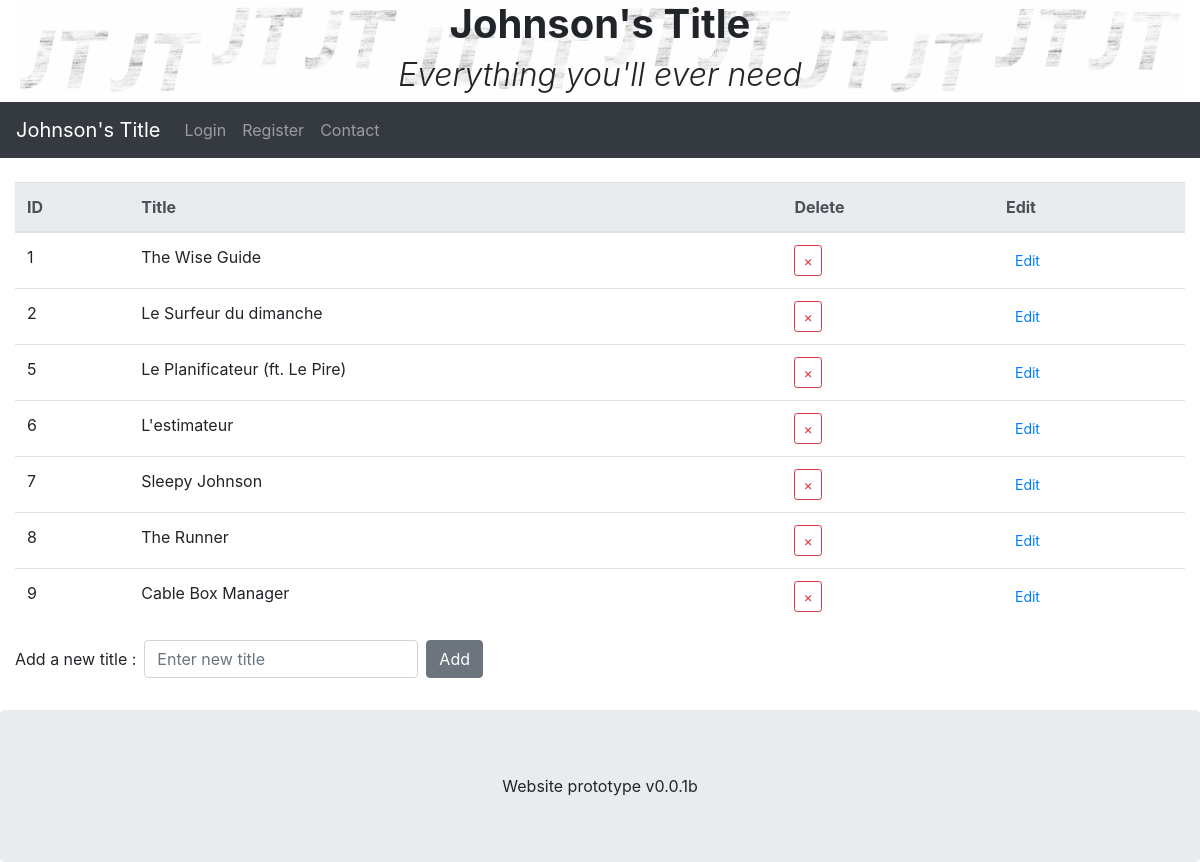
/index.php?action=title, run on an earlier commit of the app's database.
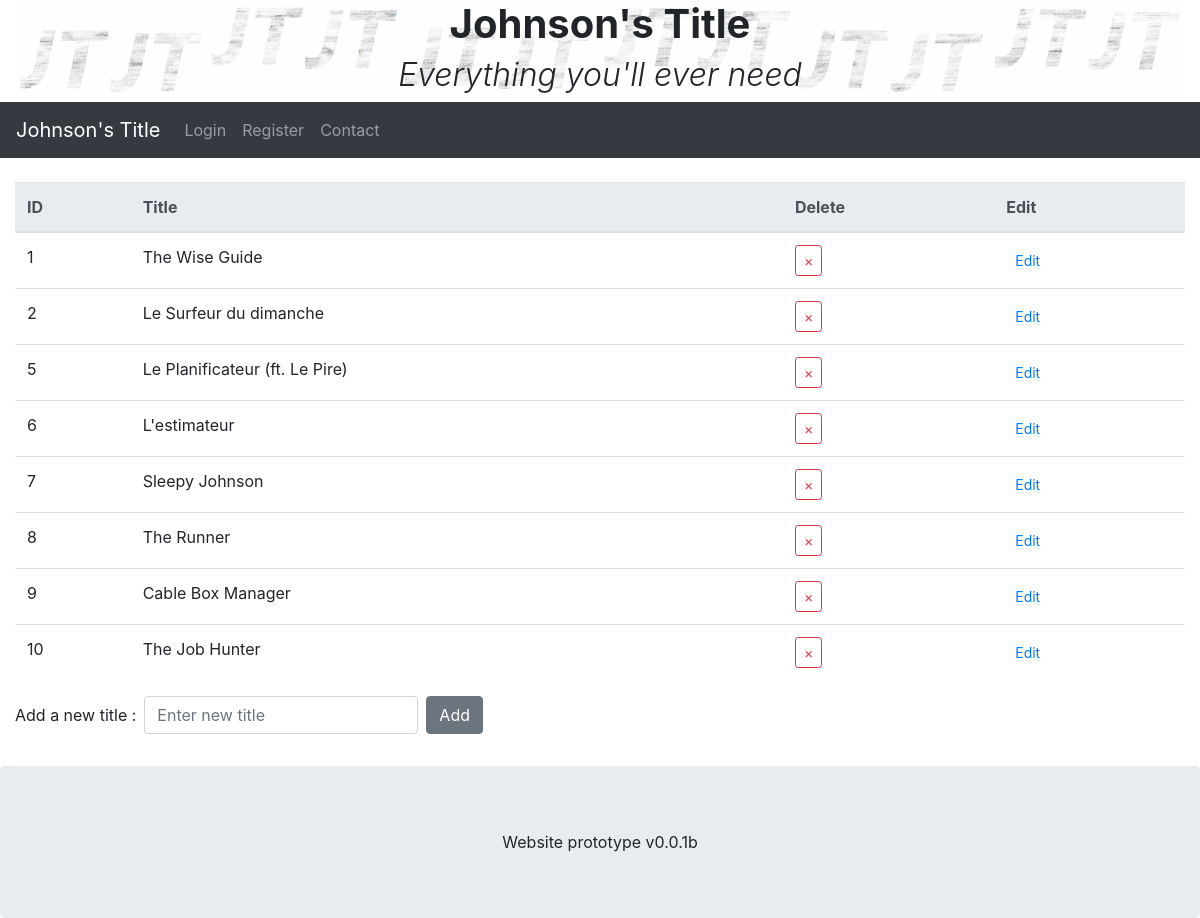
And on a later commit of the database.
### tables this page shows
CREATE TABLE `titles` (
  `id` int(11) NOT NULL,
  `title` varchar(255) NOT NULL
);

### controller/frontend.php (called while the page is built, shortened)
<?php
function title()
{
	require('./controller/title.php');
}

### index.php (called while the page is built)
<?php
require('./controller/frontend.php');
if (isset($_GET['action'])) {
    if ($_GET['action'] == 'main') {
        main();
    } elseif ($_GET['action'] == 'register') {
        register();
    } elseif ($_GET['action'] == 'login') {
        login();
    } elseif ($_GET['action'] == 'logout') {
        logout();
    } elseif ($_GET['action'] == 'myProfile') {
        myProfile();
    } elseif ($_GET['action'] == 'clothing') {
        clothing();
    } elseif ($_GET['action'] == 'title') {
        title();
    } elseif ($_GET['action'] == 'myCart') {
        myCart();
    } else {
        main();
    }
} else {
    main();
}

### model/ShopManager.php (called while the page is built, shortened)
<?php
class ShopManager
{
	public function getTitles()
	{
		$db = $this->dbConnect();
		$req = $db->query("SELECT id,title FROM titles");
		return $req;
	}
	private function dbConnect()
	{
		try {
			$db = new PDO('mysql:host=localhost;dbname=jt_title;charset=utf8', 'root', 'root', array(PDO::ATTR_ERRMODE => PDO::ERRMODE_EXCEPTION));
			return $db;
		} catch (Exception $e) {
			die('Erreur : ' . $e->getMessage());
		}
	}
}

### controller/title.php (the view, shortened to what this page needs)
<?php
require_once("./model/ShopManager.php");
$shopManager = new ShopManager();
$req = $shopManager->getTitles();
?>
<table class="table">
    <thead class="thead-light">
        <tr>
            <th>ID</th>
            <th>Title</th>
            <th>Delete</th>
            <th>Edit</th>
        </tr>
    </thead>
    <tbody>
        <?php
		while ($data = $req->fetch()) {
			echo "<tr>
	<td>{$data["id"]}</td>
	<td id=\"title{$data["id"]}\">{$data["title"]}</td>
	<td align=\"left\">
		<button value=\"{$data["id"]}\" type=\"button\" class=\"btn btn-outline-danger btn-sm deleteTitle\">
			&times;
		</button>
	</td>
	<td align=\"left\">
		<button id=\"btnEdit{$data["id"]}\"
		value=\"{$data["id"]}\"
		type=\"button\"
		class=\"btn btn-link btn-sm editTitle\">
			Edit
		</button>
		<div id=\"btn2{$data["id"]}\" class=\"btn-group btn-group-sm\" style=\"display: none;\">
  			<button id=\"btnConfirm{$data["id"]}\" value=\"{$data["id"]}\" type=\"button\" class=\"btn btn-link btn-sm confirmTitle\">Confirm</button>
  			<button id=\"btnCancel{$data["id"]}\" value=\"{$data["id"]}\" type=\"button\" class=\"btn btn-link btn-sm cancelTitle\">Cancel</button>
		</div>
	</td>
	</tr>";
		}
		?>
    </tbody>
</table>

What changed in the data, as far as the page shows it:
added titles: id "10", title "The Job Hunter"
